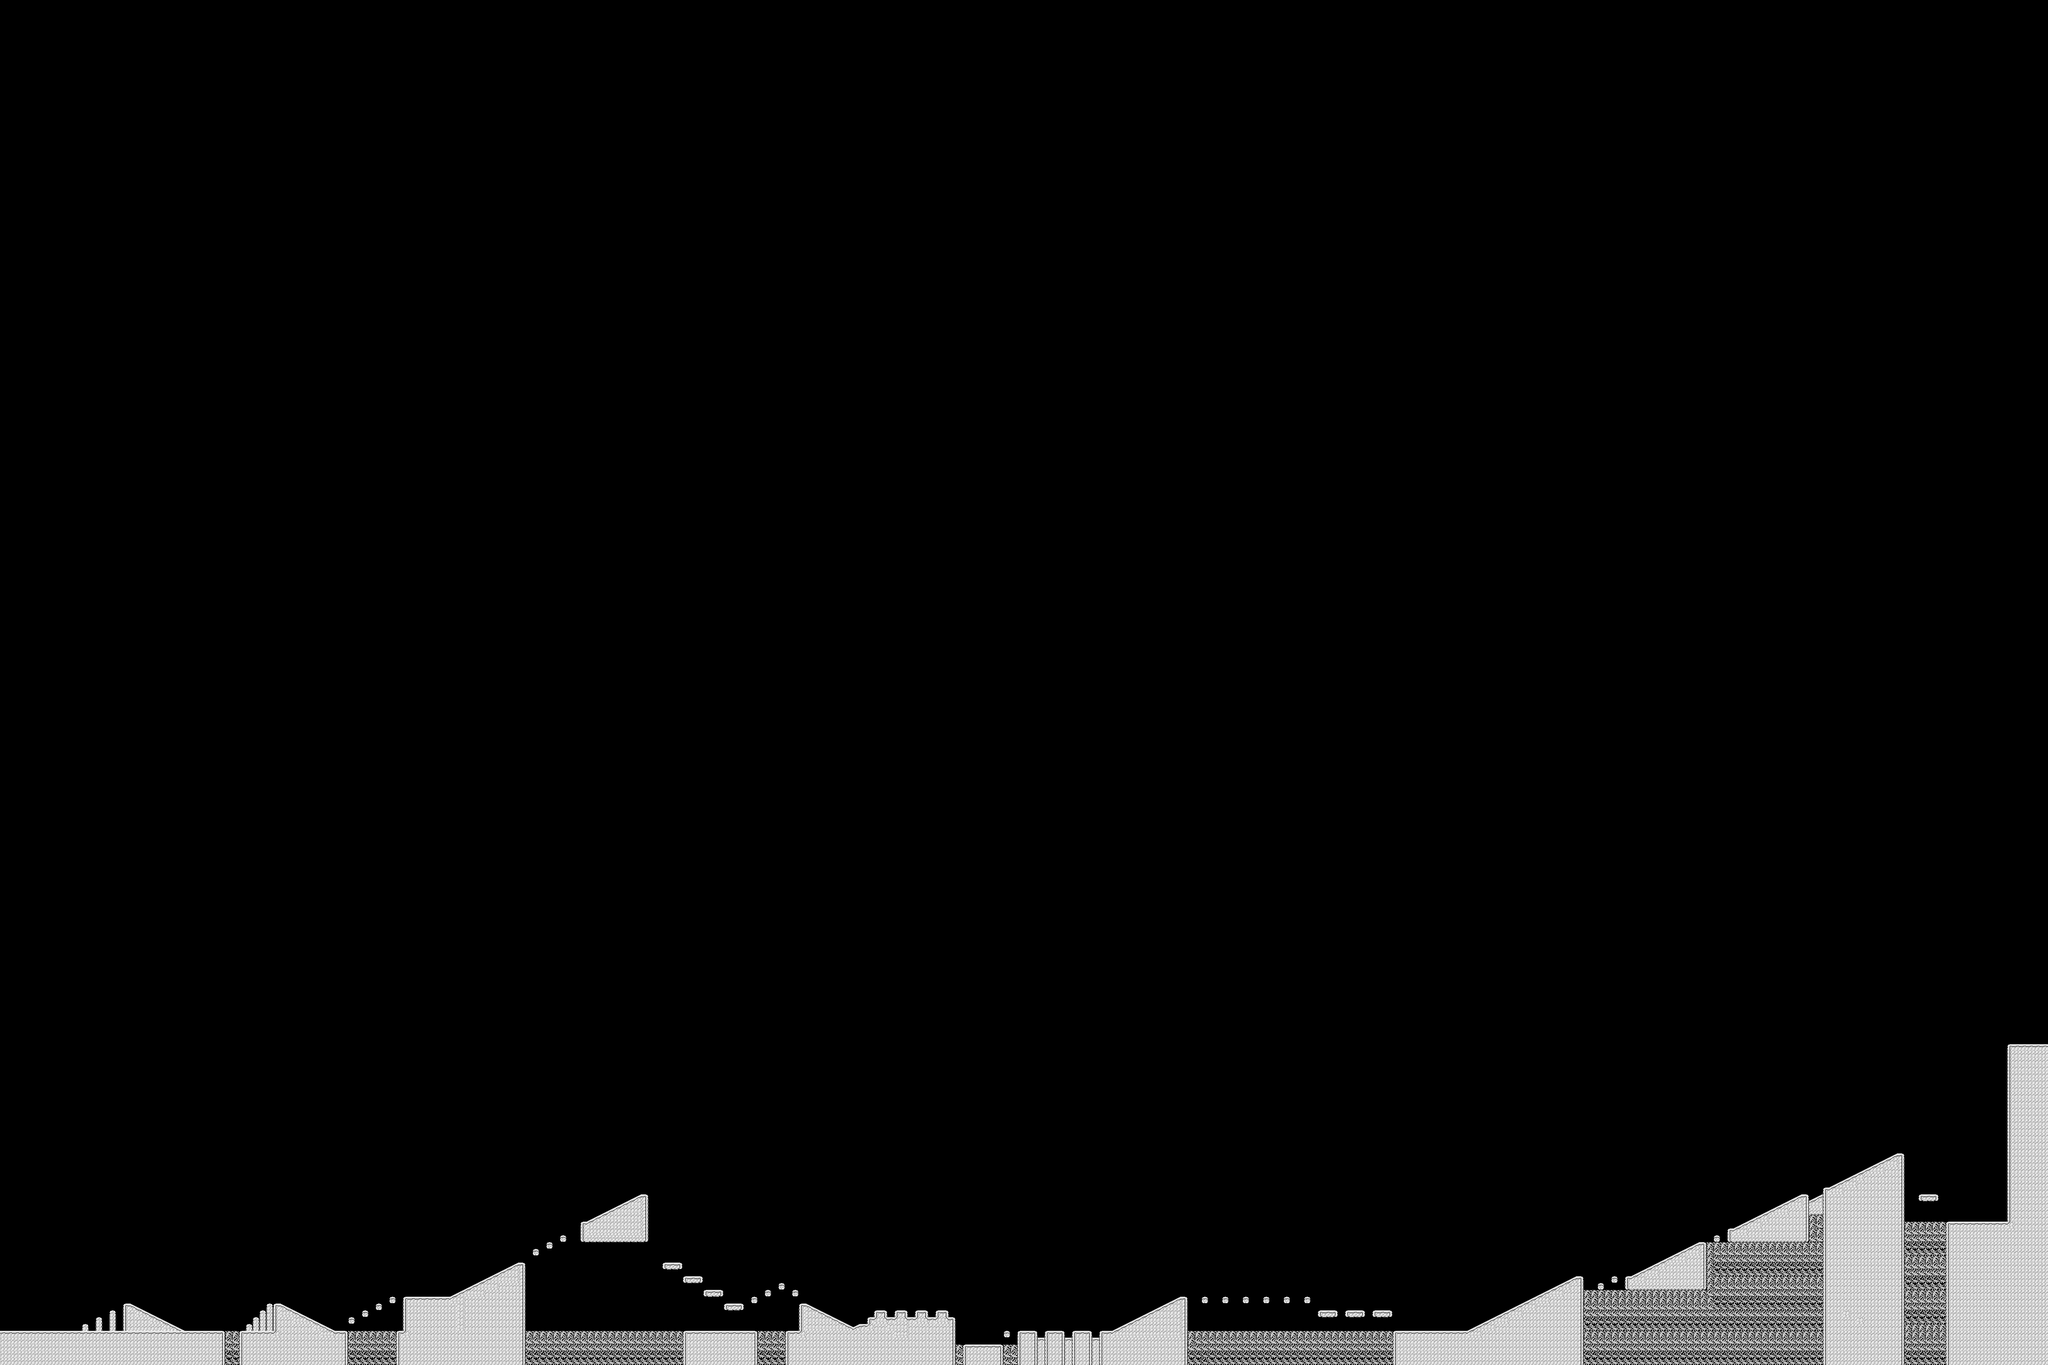

Tiled map render using the project's own tile images. Description and the map definition, with tile-layer contents summarised, below:
An orthogonal 300x200 tile map with 16x16 px tiles, 2 tile layers (bg, Tile Layer 1) and 67 objects.

<map version="1.10" tiledversion="1.10.2" orientation="orthogonal" renderorder="right-down" width="300" height="200" tilewidth="16" tileheight="16" infinite="0" nextlayerid="4" nextobjectid="76">
 <tileset firstgid="1" source="../Tiled_Tiles/tilemapper.tsx" />
 <layer id="2" name="bg" width="300" height="200" locked="1">
  <data>[60000 cells, 60000 non-empty, 1 distinct tile ids]</data>
 </layer>
 <layer id="1" name="Tile Layer 1" width="300" height="200">
  <data>[60000 cells, 3360 non-empty, 72 distinct tile ids]</data>
 </layer>
 <objectgroup id="3" name="collisions">
  <object id="1" x="-4" y="3120" width="527" height="79" />
  <object id="2" x="192.455" y="3103.36" width="14.4545" height="16.8182" />
  <object id="3" x="224.818" y="3087.82" width="14.1818" height="31.9091" />
  <object id="4" x="256.091" y="3072.27" width="15.5455" height="47.4545" />
  <object id="5" x="289.875" y="3058.5">
   <polygon points="0,0 0.625,60.875 141.625,61.125 15.625,-1.625 2.75,-1.625" />
  </object>
  <object id="6" x="562.125" y="3120.63" width="81.375" height="79.375" />
  <object id="7" x="642.182" y="3057.27">
   <polygon points="0,0 17.2727,-0.545455 141.455,62.3636 170.909,63.4545 172.909,141.455 1.45455,141.818" />
  </object>
  <object id="8" x="624.364" y="3056.55" width="15.6364" height="64.5455" />
  <object id="9" x="608.727" y="3072" width="14.3636" height="47.6364" />
  <object id="10" x="592.727" y="3086.73" width="14.1818" height="34.9091" />
  <object id="11" x="577.636" y="3104.73" width="12.7273" height="15.2727" />
  <object id="12" x="818.182" y="3088.91" width="11.6364" height="13.8182" />
  <object id="13" x="849.909" y="3072.36" width="12.2727" height="14.9091" />
  <object id="14" x="881.545" y="3056.36" width="13.2727" height="14.7273" />
  <object id="15" x="913.818" y="3039.91" width="12.7273" height="15.3636" />
  <object id="16" x="931" y="3120.33" width="34" height="79.3333" />
  <object id="17" x="945.667" y="3041.67" width="114.667" height="76.6667" />
  <object id="18" x="1060.33" y="3040">
   <polygon points="0,0 155,-76.6667 167.667,-77.3333 168,157.667" />
  </object>
  <object id="19" x="1248.55" y="2927.09" width="14.8182" height="17.2727" />
  <object id="20" x="1280.73" y="2911.27" width="14.3636" height="16.1818" />
  <object id="21" x="1313.36" y="2896.18" width="13.0909" height="15.2727" />
  <object id="23" x="1360.91" y="2863.82" width="157.091" height="46.6818" />
  <object id="24" x="1374.91" y="2863.64">
   <polygon points="0,0 127.273,-63.2727 142.364,-62.5455 143.636,-57.4545 143.818,-0.727273" />
  </object>
  <object id="25" x="1552.73" y="2960.55" width="45.4545" height="14.7273" />
  <object id="26" x="1600.91" y="2992" width="46" height="16" />
  <object id="27" x="1649.27" y="3023.45" width="45.6364" height="16.7273" />
  <object id="28" x="1697.45" y="3056" width="45.2727" height="15.6364" />
  <object id="29" x="1760.91" y="3041.27" width="14" height="13.4545" />
  <object id="30" x="1793.09" y="3024.55" width="13.8182" height="14.5455" />
  <object id="32" x="1824.55" y="3007.64" width="15.0909" height="15.7273" />
  <object id="33" x="1857.36" y="3024.18" width="14.0909" height="14.9091" />
  <object id="34" x="1603" y="3120.5" width="169.5" height="79" />
  <object id="37" x="1841.82" y="3120.36" width="38.1818" height="79.6364" />
  <object id="38" x="1876" y="3119.09">
   <polygon points="0,0 -0.545455,-60.7273 15.4545,-60.5455 124,-6 139.636,-12.7273 157.455,-13.0909 160.545,-15.8182 160.364,-27.8182 163.091,-28.9091 174.182,-29.0909 175.636,-31.0909 176.364,-43.6364 179.182,-45.0909 198.182,-44.7273 200.091,-43.0909 200.636,-30.8182 204.909,-28.4545 220.818,-28.7273 224.091,-32.4545 224.091,-43.4545 228.727,-45 247.455,-44.5455 248.273,-32.3636 250.909,-28.6364 269.909,-29.3636 272.364,-32.2727 272.727,-43.3636 273.727,-44.2727 293.091,-44.4545 295.091,-42.5455 295.545,-32.9091 299.364,-28.8182 318.545,-29.8182 319.909,-32.8182 320.364,-42.8182 323.545,-45.1818 340.364,-45.0909 342.818,-43.4545 344,-32.9091 346.364,-29.1818 356.091,-28.3636 359.455,-28.1818 360.273,80.2727" />
  </object>
  <object id="39" x="1878.5" y="3139.13">
   <polygon points="0,0 44.375,-8.125 24,-35.375 -6.625,-12.375" />
  </object>
  <object id="40" x="2258.67" y="3153" width="90" height="46" />
  <object id="41" x="2353.91" y="3120.64" width="12.3636" height="14.3636" />
  <object id="42" x="2386" y="3121.5" width="44.625" height="79.375" />
  <object id="43" x="2431" y="3136.13" width="17.625" height="20.25" />
  <object id="44" x="2450.63" y="3121.63" width="44.25" height="78.25" />
  <object id="45" x="2496" y="3135.88" width="17.125" height="63.875" />
  <object id="46" x="2514.63" y="3121.63" width="42.875" height="78" />
  <object id="47" x="2558" y="3136.5" width="19" height="63.25" />
  <object id="48" x="2578.13" y="3121.5" width="47.5" height="78.375" />
  <object id="49" x="2608.67" y="3121">
   <polygon points="0,0 159.667,-78.6667 169.333,-78 170.667,-75.3333 171.333,78" />
  </object>
  <object id="50" x="2817.36" y="3040.91" width="12.6364" height="14.2727" />
  <object id="51" x="2865.73" y="3041" width="12.8182" height="14" />
  <object id="52" x="2913.73" y="3041.18" width="12" height="13.5455" />
  <object id="53" x="2961.91" y="3040.64" width="12.2727" height="14.6364" />
  <object id="54" x="3009.36" y="3040.55" width="13.2727" height="14.5455" />
  <object id="55" x="3057.45" y="3040.91" width="12.7273" height="13.9091" />
  <object id="56" x="3089.27" y="3072.27" width="45.0909" height="14.7273" />
  <object id="57" x="3152.64" y="3073.27" width="45.7273" height="13.9091" />
  <object id="58" x="3217.91" y="3073" width="44" height="14.4545" />
  <object id="60" x="3266.18" y="3121.09" width="443.636" height="78.5455" />
  <object id="61" x="3440" y="3120">
   <polygon points="0,0 256,-128 272,-128 272,0" />
  </object>
  <object id="62" x="3745.13" y="3009.06">
   <polygon points="0,0 14.875,0 14.875,14.9375 0,14.9375" />
  </object>
  <object id="63" x="3776.81" y="2992.94" width="14.125" height="14" />
  <object id="64" x="3809.27" y="2993.64" width="188.909" height="28.9091" />
  <object id="65" x="3825.45" y="2993.27">
   <polygon points="0,0 158.545,-81.2727 169.636,-81.4545 171.273,-75.0909 174.545,-65.2727 174.545,-1.27273" />
  </object>
  <object id="66" x="4017.17" y="2896.74" width="13.5652" height="14.087" />
  <object id="67" x="4052.93" y="2884.1">
   <polygon points="0,0 17.0926,-4.54167 168.625,-81.1012 184.403,-81.1012 184.403,27.8988 -4.93056,27.8988 0,23.3571" />
  </object>
  <object id="68" x="4239.05" y="2815.29">
   <polygon points="0,0 35.1268,-15.2909 36.6975,30.9578 -2.42746,31.4591" />
  </object>
  <object id="69" x="4274" y="2800.13">
   <polygon points="0,0 0,-12.5 5.75,-14.375 14.875,-15.25 174,-96.125 183.75,-95.75 187,-92.25 187,-85.625 190,399.875 -2,399.875 -2,47.875" />
  </object>
  <object id="70" x="4497.09" y="2800.27" width="45.8182" height="14.6364" />
  <object id="74" x="4562.5" y="2865.5" width="236.167" height="333.833" />
  <object id="75" x="4708" y="2446.67" width="93.3333" height="425.333" />
 </objectgroup>
</map>
